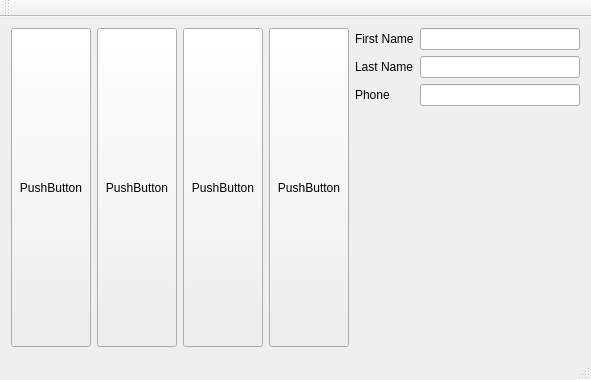
<?xml version="1.0" encoding="UTF-8"?>
<ui version="4.0">
 <class>MainWindow</class>
 <widget class="QMainWindow" name="MainWindow">
  <property name="geometry">
   <rect>
    <x>0</x>
    <y>0</y>
    <width>591</width>
    <height>380</height>
   </rect>
  </property>
  <property name="windowTitle">
   <string>MainWindow</string>
  </property>
  <widget class="QWidget" name="centralWidget">
   <layout class="QHBoxLayout" name="horizontalLayout">
    <item>
     <widget class="QPushButton" name="pushButton_4">
      <property name="sizePolicy">
       <sizepolicy hsizetype="Minimum" vsizetype="Preferred">
        <horstretch>0</horstretch>
        <verstretch>0</verstretch>
       </sizepolicy>
      </property>
      <property name="text">
       <string>PushButton</string>
      </property>
     </widget>
    </item>
    <item>
     <widget class="QPushButton" name="pushButton_3">
      <property name="sizePolicy">
       <sizepolicy hsizetype="Minimum" vsizetype="Preferred">
        <horstretch>0</horstretch>
        <verstretch>0</verstretch>
       </sizepolicy>
      </property>
      <property name="text">
       <string>PushButton</string>
      </property>
     </widget>
    </item>
    <item>
     <widget class="QPushButton" name="pushButton_2">
      <property name="sizePolicy">
       <sizepolicy hsizetype="Minimum" vsizetype="Preferred">
        <horstretch>0</horstretch>
        <verstretch>0</verstretch>
       </sizepolicy>
      </property>
      <property name="text">
       <string>PushButton</string>
      </property>
     </widget>
    </item>
    <item>
     <widget class="QPushButton" name="pushButton">
      <property name="sizePolicy">
       <sizepolicy hsizetype="Minimum" vsizetype="Preferred">
        <horstretch>0</horstretch>
        <verstretch>0</verstretch>
       </sizepolicy>
      </property>
      <property name="text">
       <string>PushButton</string>
      </property>
     </widget>
    </item>
    <item>
     <layout class="QFormLayout" name="formLayout">
      <item row="1" column="0">
       <widget class="QLabel" name="firstNameLabel">
        <property name="text">
         <string>First Name</string>
        </property>
       </widget>
      </item>
      <item row="1" column="1">
       <widget class="QLineEdit" name="firstNameLineEdit"/>
      </item>
      <item row="2" column="0">
       <widget class="QLabel" name="lastNameLabel">
        <property name="text">
         <string>Last Name</string>
        </property>
       </widget>
      </item>
      <item row="2" column="1">
       <widget class="QLineEdit" name="lastNameLineEdit"/>
      </item>
      <item row="3" column="0">
       <widget class="QLabel" name="phoneLabel">
        <property name="text">
         <string>Phone</string>
        </property>
       </widget>
      </item>
      <item row="3" column="1">
       <widget class="QLineEdit" name="phoneLineEdit"/>
      </item>
     </layout>
    </item>
   </layout>
  </widget>
  <widget class="QMenuBar" name="menuBar">
   <property name="geometry">
    <rect>
     <x>0</x>
     <y>0</y>
     <width>591</width>
     <height>18</height>
    </rect>
   </property>
  </widget>
  <widget class="QToolBar" name="mainToolBar">
   <attribute name="toolBarArea">
    <enum>TopToolBarArea</enum>
   </attribute>
   <attribute name="toolBarBreak">
    <bool>false</bool>
   </attribute>
  </widget>
  <widget class="QStatusBar" name="statusBar"/>
 </widget>
 <layoutdefault spacing="6" margin="11"/>
 <resources/>
 <connections/>
</ui>
